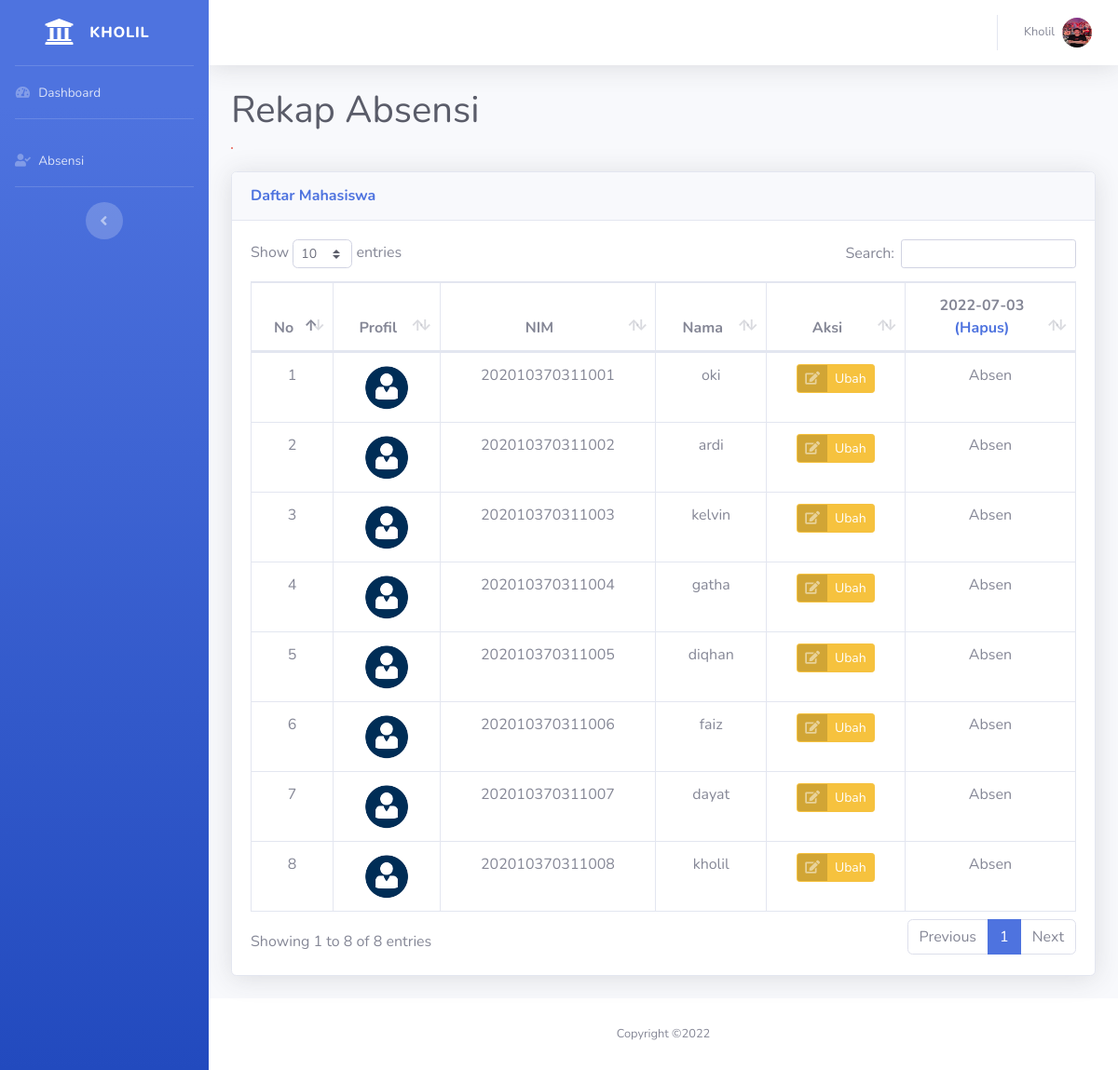
Screenshot of /rekapabsensi.php?kelas=001 (signed in) with the database file from the repository.
### tables this page shows
CREATE TABLE `mahasiswa` (
  `npm` varchar(15) NOT NULL,
  `nama` varchar(30) NOT NULL,
  `jk` enum('Pria','Wanita') NOT NULL,
  `tgl_lahir` date NOT NULL,
  `alamat` varchar(255) NOT NULL,
  `id_kelas` varchar(11) NOT NULL,
  `foto` varchar(255) NOT NULL
);

CREATE TABLE `absensi` (
  `id_absen` int(11) NOT NULL,
  `jadwal` date NOT NULL,
  `keterangan` enum('Hadir','Sakit','Izin','Absen') NOT NULL,
  `id_kelas` varchar(11) NOT NULL,
  `npm` varchar(15) NOT NULL
);

### rekapabsensi.php (the view, shortened to what this page needs)
<?php
	include "koneksi.php";
	$dosen_name = $_SESSION["dosen_user_name"];
	$dosen_foto = $_SESSION["dosen_user_foto"];
?>
<!DOCTYPE html>
<html lang="en">
<head>
  <link href="vendor/fontawesome-free/css/all.min.css" rel="stylesheet" type="text/css">
  <link href="css/sb-admin-2.min.css" rel="stylesheet">
  <link href="vendor/datatables/dataTables.bootstrap4.min.css" rel="stylesheet">
</head>
<body id="page-top">
  <div id="wrapper">
    <ul class="navbar-nav bg-gradient-primary sidebar sidebar-dark accordion" id="accordionSidebar">
      <a class="sidebar-brand d-flex align-items-center justify-content-center" href="index.php">
        <div class="sidebar-brand-icon">
          <i class="fas fa-university"></i>
        </div>
        <div class="sidebar-brand-text mx-3">Kholil</div>
      </a>
      <hr class="sidebar-divider my-0">
      <li class="nav-item">
        <a class="nav-link" href="index.php">
          <i class="fas fa-fw fa-tachometer-alt"></i>
          <span>Dashboard</span></a>
      </li>
      <hr class="sidebar-divider">
      <li class="nav-item">
        <a class="nav-link" href="absensi.php">
          <i class="fas fa-fw fa-user-check"></i>
          <span>Absensi</span></a>
      </li>
      <hr class="sidebar-divider d-none d-md-block">
      <div class="text-center d-none d-md-inline">
        <button class="rounded-circle border-0" id="sidebarToggle"></button>
      </div>
    </ul>
    <div id="content-wrapper" class="d-flex flex-column">
      <div id="content">
        <nav class="navbar navbar-expand navbar-light bg-white topbar mb-4 static-top shadow">
          <ul class="navbar-nav ml-auto">
            <li class="nav-item dropdown no-arrow">
              <a class="nav-link dropdown-toggle" href="#" id="userDropdown" role="button" data-toggle="dropdown" aria-haspopup="true" aria-expanded="false">
                <span class="mr-2 d-none d-lg-inline text-gray-600 small"><?= $dosen_name ;?></span>
                <img class="img-profile rounded-circle" src="img/<?= $dosen_foto; ?>">
              </a>
            </li>
          </ul>
        </nav>
        <div class="container-fluid">
        <?php
		  $id_kelas=$_GET['kelas'];
          $sql="SELECT DISTINCT(jadwal) FROM absensi WHERE id_kelas='$id_kelas'";
		  $query=mysqli_query($koneksi,$sql);
	  ?>
          <h1 class="mb-3 text-gray-800">Rekap Absensi</h1>
            <a href="cetakabsensi.php?kelas=<?=$id_kelas;?>" class="btn btn-danger mb-4 btn-icon-split">
            </a>
          <div class="card shadow mb-4">
            <div class="card-header py-3">
              <h6 class="m-0 font-weight-bold text-primary">Daftar Mahasiswa </h6>
            </div>
            <div class="card-body">
              <div class="table-responsive">
                  <table class="table table-bordered" id="dataTable" width="100%" cellspacing="0">
                  <thead>
                    <tr align="center">
                      <th>No</th>
                      <th>Profil</th>
                      <th>NIM</th>
                      <th>Nama</th>
                      <th>Aksi</th>
                      <?php
						while ($data=mysqli_fetch_array($query)){?>
						     <th><?=$data[0].' '?><br><a href="hapusabsensi.php?id=<?=$id_kelas?>&jadwal=<?=$data[0]?>">(Hapus)</a></th>
						<?php }?>
                    </tr>
                  </thead>
                  <tbody align="center">
                    <?php
                    $id_kelas=$_GET['kelas'];
                    $sql="SELECT * FROM mahasiswa WHERE id_kelas='$id_kelas'";
                    $query=mysqli_query($koneksi,$sql);
                    $i = 1;
                    while ($data=mysqli_fetch_array($query)){
                        $npm=$data["npm"];
                        $nama=$data["nama"];
                    ?>
                    <tr>
                      <td><?=$i++;?></td>
                      <td><img class="img-profile rounded-circle" style="width:50px;height:50px;" src="img/<?= $data["foto"];?>"></td>
                      <td><?= $npm;?></td>
                      <td><?= $nama;?></td>
                      <td> <a href="detaileditabsensi.php?kelas=<?=$id_kelas;?>&npm=<?=$npm;?>" class="btn btn-warning btn-icon-split btn-sm">
                                <span class="icon text-white-50">
                                <i class="fas fa-edit"></i>
                                </span>
                                <span class="text">Ubah</span>
                            </a></td>
                            <?php
                            $sqla="SELECT * FROM absensi WHERE npm='$npm'";
                            $querya=mysqli_query($koneksi,$sqla);
                            while($data2=mysqli_fetch_array($querya)){
                            ?>
                                <td><?php echo $data2["keterangan"]; ?></td>
                            <?php } ?>
                            </tr>
                    <?php } ?>
                    </tbody>
                </table>
            </div>
            </div>
          </div>
        </div>
      </div>
      <footer class="sticky-footer bg-white">
        <div class="container my-auto">
          <div class="copyright text-center my-auto">
            <span>Copyright &copy;2022</span>
          </div>
        </div>
      </footer>
    </div>
  </div>
</body>
</html>

### rows the page displays
mahasiswa: foto (placeholder picture), npm "202010370311001", nama "oki"
absensi: keterangan "Absen"
mahasiswa: foto (placeholder picture), npm "202010370311002", nama "ardi"
absensi: keterangan "Absen"
mahasiswa: foto (placeholder picture), npm "202010370311003", nama "kelvin"
absensi: keterangan "Absen"
mahasiswa: foto (placeholder picture), npm "202010370311004", nama "gatha"
absensi: keterangan "Absen"
mahasiswa: foto (placeholder picture), npm "202010370311005", nama "diqhan"
absensi: keterangan "Absen"
mahasiswa: foto (placeholder picture), npm "202010370311006", nama "faiz"
absensi: keterangan "Absen"
mahasiswa: foto (placeholder picture), npm "202010370311007", nama "dayat"
absensi: keterangan "Absen"
mahasiswa: foto (placeholder picture), npm "202010370311008", nama "kholil"
absensi: keterangan "Absen"

### other values shown
$dosen_name "Kholil"
$data[0] "2022-07-03"
